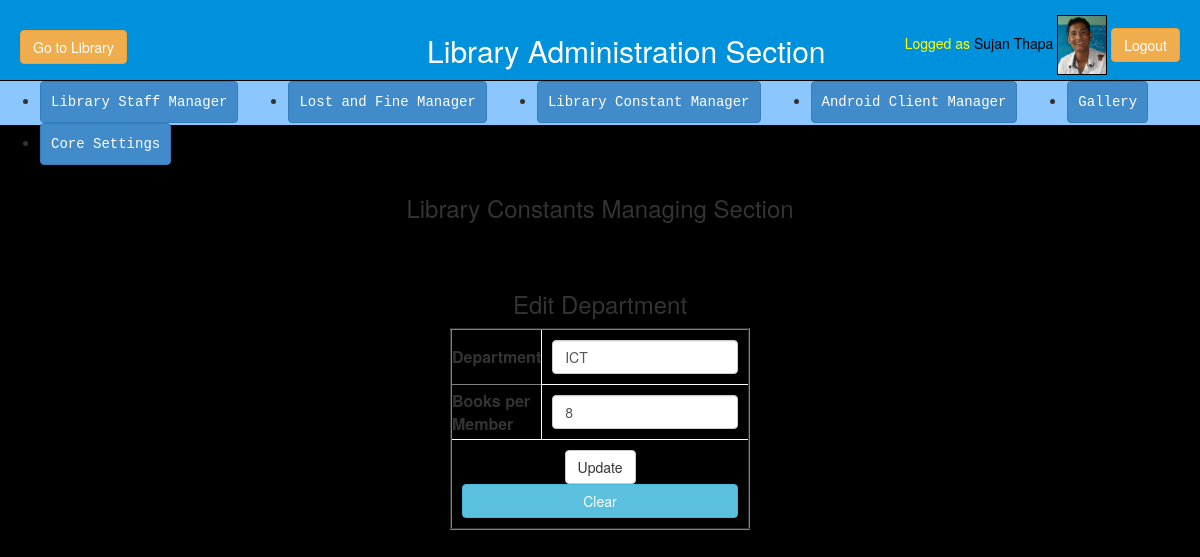
Screenshot of /admin/index.php?page=libcons-manager&action=edit&id=1 (signed in) with the database file from the repository.
### tables this page shows
CREATE TABLE IF NOT EXISTS `staffs_info` (
  `fname` varchar(255) NOT NULL,
  `lname` varchar(255) NOT NULL,
  `email` varchar(255) NOT NULL,
  `password` varchar(255) NOT NULL,
  `phone` varchar(255) NOT NULL,
  `sex` varchar(255) NOT NULL,
  `temporary_address` varchar(255) DEFAULT NULL,
  `permanent_address` varchar(255) DEFAULT NULL,
  `position` varchar(255) DEFAULT NULL,
  `date_joined` varchar(255) NOT NULL,
  `staff_image` varchar(255) NOT NULL,
  PRIMARY KEY (`email`)
);

CREATE TABLE IF NOT EXISTS `constants` (
  `depid` int(11) NOT NULL AUTO_INCREMENT,
  `department` varchar(255) NOT NULL,
  `numbooks` int(11) NOT NULL,
  PRIMARY KEY (`depid`),
  UNIQUE KEY `department` (`department`)
);

### admin/pages/libcons-manager/edit-constants.php (the view)
<?php
        $id = $_GET['id'];
        $query = "select * from constants where depid = '$id' ";
        $result = mysql_query($query) or die(mysql_error());
        $row = mysql_fetch_assoc($result);
        ?>
<div class="add_manager">
  <br><br> <h3 class="manager_sub_title">Edit Department</h3>
<?php
echo'<div class="">';
			echo"<form  role = \"form\" name=\"signup\" method=\"POST\" action=".site_url."/admin/actions.php?depid=".$id.">";
					echo "<table align=\"center\" border=\"2px\" bgcolor=\"white\">
						<tr>
							<th>
								Department
							</th>
							<td>
								<input value=".$row['department']." type=\"text\" name=\"txtdepartment\"  class=\"form-control\" required autofocus placeholder=\"Department Name\"> </td>
						</tr>
						<tr>
							<th>
								Books per Member
							</th>
							<td>
								<input value=".$row['numbooks']." type=\"number\" name=\"txtnumbooks\"  class=\"form-control\" required autofocus placeholder=\"Issuable Book Count\">
							</td>
						</tr>
						<tr>
							<td colspan = \"2\">
								<input class=\"btn btn-default\" type=\"submit\" name=\"editdepartment\" value=\"Update\">
								<input class=\"btn btn-info\" type=\"reset\" name=\"reset\" value=\"Clear\">
							</td>
						</tr>";
		echo '</div>';
?>
</div>

### admin/boxes/header.php (shortened to what this page needs)
<div class="header">
     <a title="Back to Library" class="back_link btn btn-warning" href="<?php echo site_url;?>" >Go to Library</a>
     <div class="site_title"> <center><a id="none" href="<?php echo site_url;?>/admin">Library Administration Section</a></center></div>
     <div class="logout_link">
          	<?php
				$email = $_SESSION['email'];
				$data = mysql_fetch_array(mysql_query("SELECT * from staffs_info where email = '$email'"));
			?>
     	<font color="yellow">
        	Logged as
        </font>
        <a title="View Profile" id="edit" href="<?php echo site_url;?>/index.php?action=staffdetails&email=<?php echo $_SESSION['email'];?>" >
        	<?php echo $_SESSION['fname'].' '.$_SESSION['lname'];?>
        </a>
        <a title="Enlarge Image" class="fancybox" href="<?php echo site_url; ?>/source/images/staffs/<?php echo $data['staff_image']; ?>">
	        <img title="Photo" height="60" width="50" src="<?php echo site_url; ?>/source/images/staffs/<?php echo $data['staff_image']; ?>" />
        </a>
	    <a title="Logout" class=" btn btn-warning" href="logout.php" onclick="return logout()" >
        	Logout
        </a>
      </div>
</div>
<div class="menu">
	<ul>
	   <li><a class = "btn btn-primary" href="<?php echo site_url;?>/admin/index.php?page=staff-manager">Library Staff Manager</a></li>
	   <li><a class = "btn btn-primary" href="<?php echo site_url;?>/admin/index.php?page=lostfine-manager">Lost and Fine Manager</a></li>
       <li><a class = "btn btn-primary" href="<?php echo site_url;?>/admin/index.php?page=libcons-manager">Library Constant Manager</a></li>
       <li><a class = "btn btn-primary" href="<?php echo site_url;?>/admin/index.php?page=android-manager">Android Client Manager</a></li>
       <li><a class = "btn btn-primary" href="<?php echo site_url;?>/admin/index.php?page=gallery-manager">Gallery</a></li>
       <li><a class = "btn btn-primary" href="<?php echo site_url;?>/admin/index.php?page=core-manager">Core Settings</a></li>
     </ul>
 </div>

### source/css/admin.css (style rules this page uses)
#none { text-decoration:none; color:white; }
.fineForm input[type=submit],input[type=reset] { width:100%; }
#edit { color:black; }
body { margin:0 auto; font-family:sans-serif; }
.header { background:#0091dd; height:100px; }
.site_title { margin-left:300px; float:left; margin-top:30; font-size:30px; text-align:center; color:#fff; }
.logout_link { margin-top:15px; float:right; margin-right:20px; color: white; text-decoration:none; }
.logout_link img { border:solid black 1px; }
.back_link { float:left; margin-top:30px; margin-left:20px; font-size:20px; font-weight:bold; color: white; text-decoration:none; }
.menu { background: #8CC6FF; height:44px; margin-top:-9px; }
.menu li { text-align:center; float:left; padding-right:50px; }
.menu li a { font-family:"Courier New", Courier, monospace; color:white; text-decoration: none; padding:10px; }
.add_manager { width:300px; margin:0 auto; }
.manager_sub_title { text-align: center; }

### source/css/css_1.css (style rules this page uses)
#edit { color:black; }
.signup_form table th,td { text-align:center;padding:5px; border:1px solid white; font-weight:normal; }
.editmemberdetails_form table th,td { text-align:center; font-weight:normal; border:1px solid white; text-align:center; }
.editbookdetails_form table th,td { text-align:center; font-weight:normal; border:1px solid white; text-align:center; }
.deletemember_form table th,td { text-align:center; padding:10px; width:220px; border:1px solid white; }
.editmember_form table th,td { text-align:center; padding:10px; width:220px;height:50px; border:1px solid white; }
.addmember_form table th,td { text-align:center; width:200px; font-weight:normal; border:1px solid white; text-align:center; }
.deletebook_form table th,td { text-align:center; padding:10px; width:220px; border:1px solid white; }
.editbookinfo table th,td { text-align:center; padding:0px; width:200px;height:auto; border:1px solid white; }
.return table th,td { text-align:center; padding:10px; width:220px; border:1px solid white; }
.issue table th,td { text-align:center; padding:10px; width:220px; border:1px solid white; }
.header { background:#0091DD; height:80px;color:white; width:auto; }
body { background-image:url(../images/background.png); background-repeat:repeat; margin:0 auto; padding:0px; }

### rows the page displays
staffs_info: staff_image (picture)
constants: txtdepartment "ICT", txtnumbooks "8"

### other values shown
$_SESSION['fname'] "Sujan"
$_SESSION['lname'] "Thapa"
